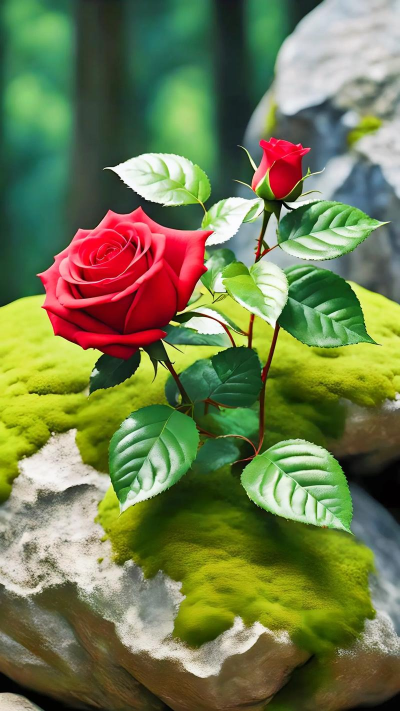
#> input picture day23/课堂代码/day23/hmg.jpeg, 800 x 1422 px (shown at 1/2 size)
$ python '02-resize图像缩放和旋转.py'
#> lines starting #> are read from the running program, lines starting #| are printed output that depends on the picture
import cv2

img = cv2.imread("hmg.jpeg")
#> img is the input picture: shape (1422, 800, 3); mean B, G, R 78.3, 124.1, 113.8

# 图像的缩放
img01 = cv2.resize(img, (200, 200))
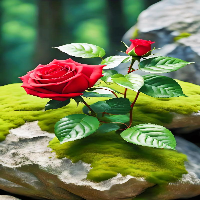
#> img01: shape (200, 200, 3); mean B, G, R 78.2, 124, 113.8
print(img.shape)
#| (1422, 800, 3)
print(img01.shape)
#| (200, 200, 3)

# 图像旋转
img02 = cv2.rotate(img01, cv2.ROTATE_90_CLOCKWISE)
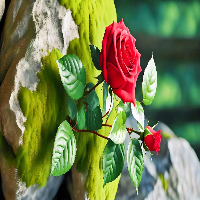
#> img02: shape (200, 200, 3); mean B, G, R 78.2, 124, 113.8
cv2.imshow("win", img02)
cv2.waitKey(0)
cv2.destroyAllWindows()
